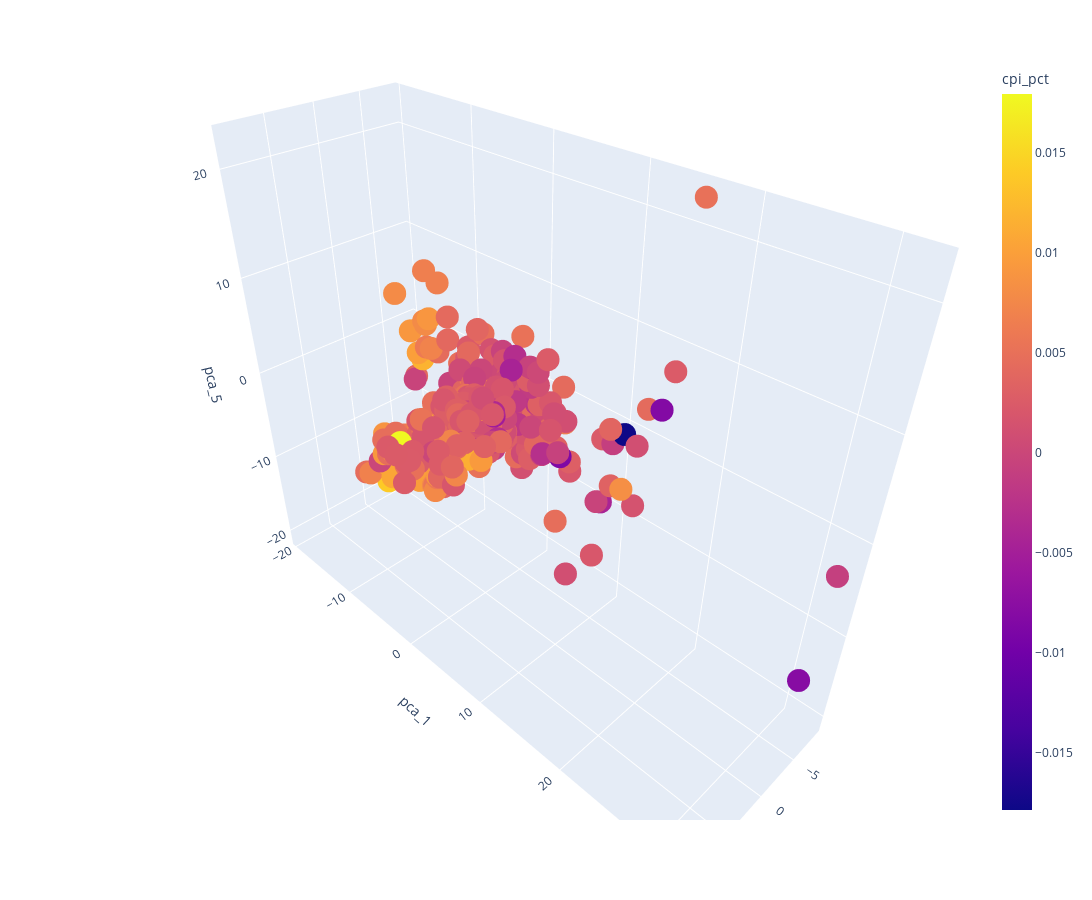

The notebook cell this image was saved under:
### Markdown cell above
# Plot 3 PCAs of data to get an understanding

### Code cell
import plotly.express as px

fig = px.scatter_3d(data_pca, x='pca_0', y='pca_1', z='pca_5', color=data['cpi_pct'])

fig.update_layout(coloraxis_colorbar=dict(title="cpi_pct"))
fig.update_layout(width=1200, height=900)
fig.show()

### Figure 1 — Plotly figure (JSON) as saved in the notebook; plotly's stock layout.template omitted (floating-point values rounded to 4 significant figures; data arrays with more than 128 entries replaced by an {"elided": "..."} marker saying what was removed)
{"data": [{"hovertemplate": "pca_0=%{x}<br>pca_1=%{y}<br>pca_5=%{z}<br>color=%{marker.color}<extra></extra>", "legendgroup": "", "marker": {"color": {"elided": "637 float values"}, "coloraxis": "coloraxis", "symbol": "circle"}, "mode": "markers", "name": "", "scene": "scene", "showlegend": false, "type": "scatter3d", "x": {"elided": "637 float values"}, "y": {"elided": "637 float values"}, "z": {"elided": "637 float values"}}], "layout": {"coloraxis": {"colorbar": {"title": {"text": "cpi_pct"}}, "colorscale": [[0, "#0d0887"], [0.1111, "#46039f"], [0.2222, "#7201a8"], [0.3333, "#9c179e"], [0.4444, "#bd3786"], [0.5556, "#d8576b"], [0.6667, "#ed7953"], [0.7778, "#fb9f3a"], [0.8889, "#fdca26"], [1, "#f0f921"]]}, "height": 900, "legend": {"tracegroupgap": 0}, "margin": {"t": 60}, "scene": {"domain": {"x": [0, 1], "y": [0, 1]}, "xaxis": {"title": {"text": "pca_0"}}, "yaxis": {"title": {"text": "pca_1"}}, "zaxis": {"title": {"text": "pca_5"}}}, "width": 1200}}
